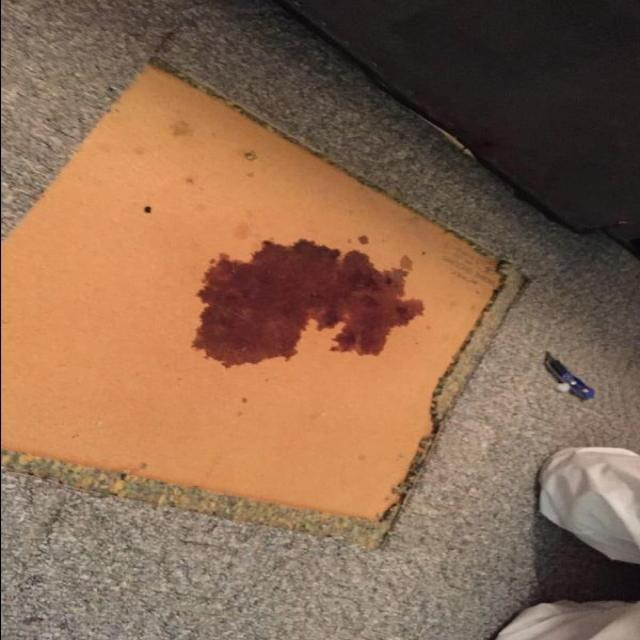
#> input picture images/test.jpg, 640 x 640 px
$ python ellipse.py images/test.jpg
#> lines starting #> are read from the running program, lines starting #| are printed output that depends on the picture; after the words box and inside, x2 and y2 are one past the last pixel; in counts of white or black regions, pixels touching at a corner belong together
### preprocessing.py
import cv2
import numpy as np
import os

def preprocess_image(image_path: str, debug: bool = False) -> tuple:

    # ── 1. Load image ────────────────────────────────────────────────
#> called with image_path = 'images/test.jpg', debug = False
    original = cv2.imread(image_path)
#> original is the input picture: shape (640, 640, 3); mean B, G, R 80.4, 104.1, 137.6
    if original is None:
        raise FileNotFoundError(f"Could not load image at: {image_path}")

    print(f"[INFO] Image loaded: {image_path}")
    print(f"[INFO] Shape: {original.shape}  |  dtype: {original.dtype}")
#| [INFO] Shape: (640, 640, 3)  |  dtype: uint8

    # ── 2. Convert to grayscale ──────────────────────────────────────
    gray = cv2.cvtColor(original, cv2.COLOR_BGR2GRAY)
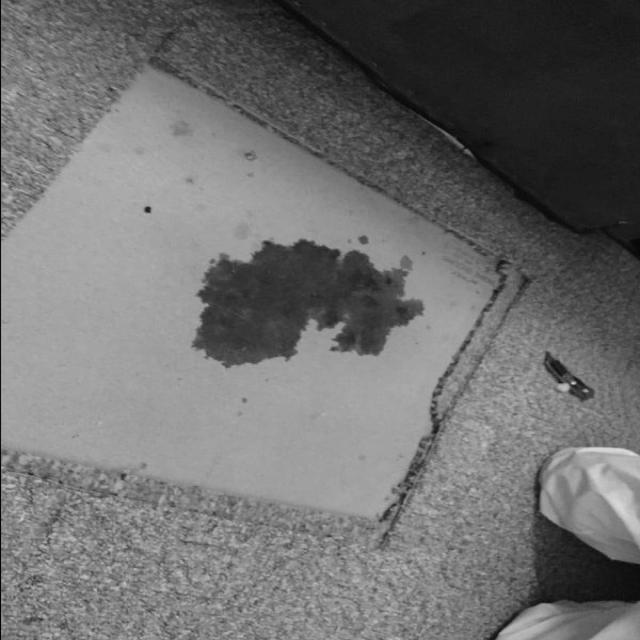
#> gray: shape (640, 640); min 0, max 223, mean 111.4

    # ── 3. Gaussian blur ─────────────────────────────────────────────
    blurred = cv2.GaussianBlur(gray, (5, 5), 0)

    # ── 4. Otsu threshold ────────────────────────────────────────────
    _, thresh = cv2.threshold(
        blurred, 0, 255,
        cv2.THRESH_BINARY_INV + cv2.THRESH_OTSU
    )
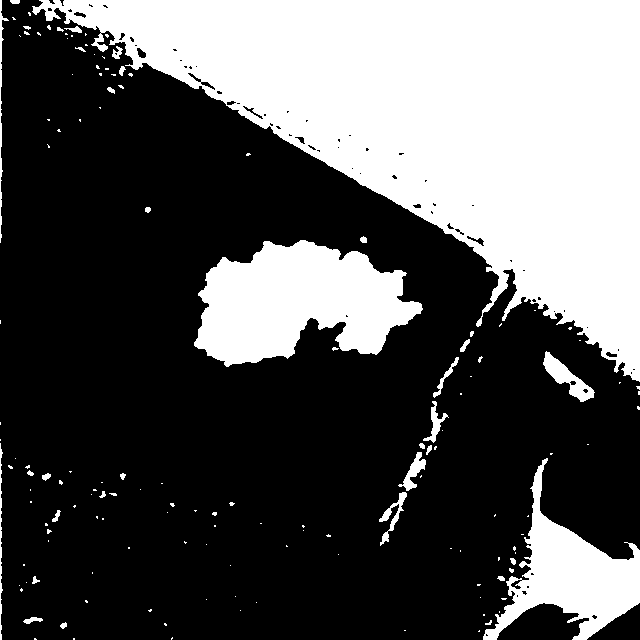
#> thresh: shape (640, 640); 34.3% white; 148 white regions (115 under 20 px), largest, box (x1, y1, x2, y2) and area: (32, 0, 640, 382) 106873, (194, 240, 423, 367) 18818, (483, 458, 640, 640) 10148

    # ── 5. Morphological operations (IMPROVED) ───────────────────────
    kernel_small = cv2.getStructuringElement(cv2.MORPH_ELLIPSE, (3, 3))
    kernel_big   = np.ones((5, 5), np.uint8)

    # remove noise
    opened = cv2.morphologyEx(thresh, cv2.MORPH_OPEN, kernel_small, iterations=1)
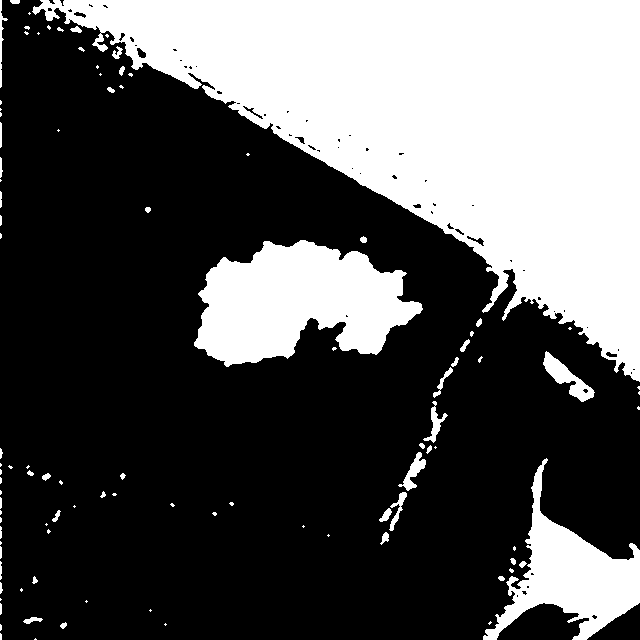
#> opened: shape (640, 640); 34.1% white; 102 white regions (57 under 20 px), largest, box (x1, y1, x2, y2) and area: (32, 0, 640, 382) 106751, (194, 240, 423, 367) 18803, (483, 458, 640, 640) 10064

    # close gaps (important for merging stain fragments)
    closed = cv2.morphologyEx(opened, cv2.MORPH_CLOSE, kernel_big, iterations=2)
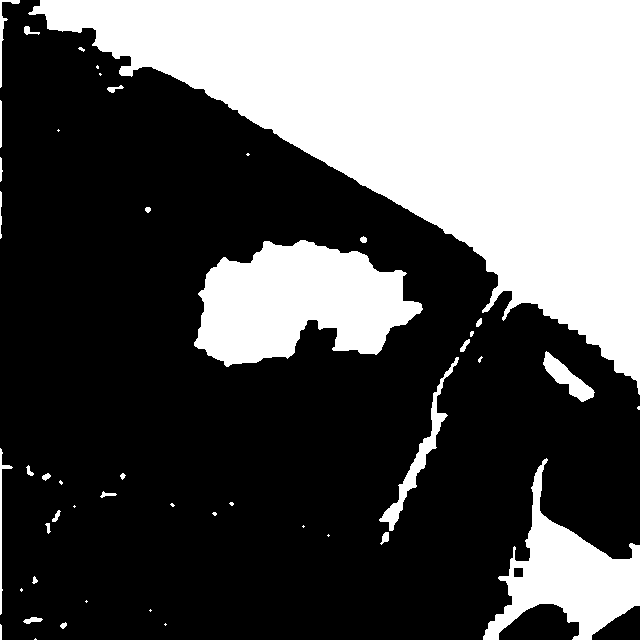
#> closed: shape (640, 640); 35% white; 47 white regions (20 under 20 px)

    binary = closed

    # ── 6. Debug output ──────────────────────────────────────────────
    if debug:
        os.makedirs("debug_output", exist_ok=True)
        cv2.imwrite("debug_output/1_gray.png", gray)
        cv2.imwrite("debug_output/2_blurred.png", blurred)
        cv2.imwrite("debug_output/3_thresh.png", thresh)
        cv2.imwrite("debug_output/4_binary.png", binary)
        print("[DEBUG] Intermediate images saved")

    return original, gray, binary


# ── Quick test ───────────────────────────────────────────────────────
# [14 lines that do not run on import are left out]

### segmentation.py
import cv2
import numpy as np
import os

def detect_stains(original: np.ndarray, binary: np.ndarray,
                  min_area: int = 100, debug: bool = False) -> tuple:

    # ── 1. Find all contours ────
#> called with min_area = 100, debug = False
    contours, _ = cv2.findContours(
        binary,
        cv2.RETR_EXTERNAL,
        cv2.CHAIN_APPROX_SIMPLE
    )
#> contours = 47 contours, 23 with area under 20; largest, box (x1, y1, x2, y2) and area: (28, 0, 640, 395) 108166, (194, 240, 423, 367) 18798, (483, 458, 640, 640) 10546, (379, 357, 459, 531) 1430, (543, 351, 595, 402) 882
    print(f"[INFO] Total raw contours found: {len(contours)}")
#| [INFO] Total raw contours found: 47

    # ── 2. Filter small contours ─────────────
    # Anything below min_area pixels is likely noise, not a real stain
    contours_filtered = [c for c in contours if cv2.contourArea(c) >= min_area]
#> contours_filtered = 7 contours; box (x1, y1, x2, y2) and area: (28, 0, 640, 395) 108166, (194, 240, 423, 367) 18798, (483, 458, 640, 640) 10546, (379, 357, 459, 531) 1430, (543, 351, 595, 402) 882, (0, 448, 13, 615) 200, (0, 0, 20, 88) 165
    print(f"[INFO] Contours after filtering (min_area={min_area}): {len(contours_filtered)}")
#| [INFO] Contours after filtering (min_area=100): 7

    # ── 3. Draw contours on a copy of the original ────────────────
    output_image = original.copy()

    for i, contour in enumerate(contours_filtered):
        area = cv2.contourArea(contour)

        # Draw contour boundary in green
        cv2.drawContours(output_image, [contour], -1, (0, 255, 0), 2)

        # Label each stain with its index and area
        M = cv2.moments(contour)
        if M["m00"] != 0:
            cx = int(M["m10"] / M["m00"])
            cy = int(M["m01"] / M["m00"])
            cv2.putText(
                output_image,
                f"#{i+1}",
                (cx - 10, cy),
                cv2.FONT_HERSHEY_SIMPLEX,
                0.4, (0, 255, 255), 1
            )

        print(f"  Stain #{i+1}: area = {area:.1f} px²")
#> this loop made 7 passes
#> (area, cx, cy) on passes 1 to 7: (10546.5, 568, 576), (199.5, 1, 520), (1430.5, 417, 458), (882, 567, 378), (18798.5, 298, 302), (108166.5, 440, 121), (165, 3, 29)
#> (printed output is left out)
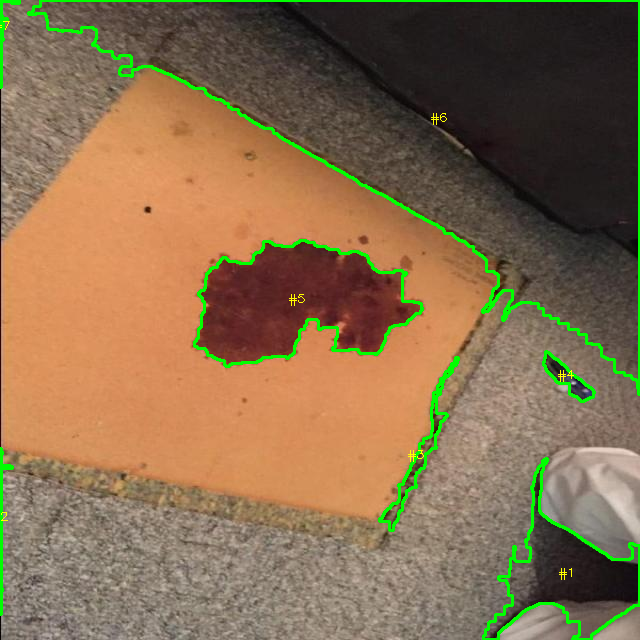
#> output_image: shape (640, 640, 3); 3.22% of pixels changed, all inside (x1, y1, x2, y2) = (0, 0, 640, 640)

    # ── 4. Debug output ────────────────────────────────────────────────────────
    if debug:
        os.makedirs("debug_output", exist_ok=True)
        cv2.imwrite("debug_output/5_contours.png", output_image)
        print("[DEBUG] Contour image saved to debug_output/5_contours.png")

    return contours_filtered, output_image


# ── Quick test ─────────────────────────────────────────────────────────────────
# [31 lines that do not run on import are left out]

### ellipse.py
import cv2
import numpy as np
import os
import math


# ── Line intersection helper ─────────────────────────────────────────
def line_intersection(p1, p2, p3, p4):
    x1, y1 = p1
    x2, y2 = p2
    x3, y3 = p3
    x4, y4 = p4

    denom = (x1-x2)*(y3-y4) - (y1-y2)*(x3-x4)
    if denom == 0:
        return None

    px = ((x1*y2 - y1*x2)*(x3-x4) - (x1-x2)*(x3*y4 - y3*x4)) / denom
    py = ((x1*y2 - y1*x2)*(y3-y4) - (y1-y2)*(x3*y4 - y3*x4)) / denom

    return int(px), int(py)


# ── Main function ────────────────────────────────────────────────────
def fit_ellipses(original: np.ndarray, contours: list,
                 debug: bool = False) -> tuple:

    output_image = original.copy()
    ellipse_data = []

    skipped = 0
    lines = []

    for i, contour in enumerate(contours):

        if len(contour) < 5:
            skipped += 1
            continue

        ellipse = cv2.fitEllipse(contour)
        (cx, cy), (minor, major), angle = ellipse

        # Skip invalid
        if major < 1 or minor < 1:
            skipped += 1
            continue

        # Ensure major > minor
        if minor > major:
            minor, major = major, minor
            angle += 90

        #  Skip circular stains (no direction)
        if minor / major > 0.9:
            continue

        #  Angle of Impact
        ratio = min(1.0, minor / major)
        impact_angle = math.degrees(math.asin(ratio))

        #  Direction (BACKWARD)
        dx = math.cos(math.radians(angle))
        dy = math.sin(math.radians(angle))

        dx = -dx
        dy = -dy

        #  Trajectory
        length = 200
        x1, y1 = int(cx), int(cy)
        x2 = int(cx + length * dx)
        y2 = int(cy + length * dy)

        lines.append(((x1, y1), (x2, y2)))

        # Draw line
        cv2.line(output_image, (x1, y1), (x2, y2), (0, 0, 255), 2)

        # Store data
        ellipse_data.append({
            "id": i + 1,
            "center": (x1, y1),
            "major": round(major, 2),
            "minor": round(minor, 2),
            "angle": round(angle, 2),
            "angle_of_impact": round(impact_angle, 2),
            "direction": (round(dx, 3), round(dy, 3)),
            "ellipse_raw": ellipse
        })

        # Draw ellipse
        cv2.ellipse(output_image, ellipse, (255, 255, 0), 2)

        # Draw center
        cv2.circle(output_image, (x1, y1), 5, (0, 255, 255), -1)

        # Label
        cv2.putText(
            output_image,
            f"#{i+1}",
            (x1 + 6, y1 - 6),
            cv2.FONT_HERSHEY_SIMPLEX,
            0.5, (255, 255, 255), 1
        )

    # ── Compute intersections ──────────────────────────────────────
    intersection_points = []

    for i in range(len(lines)):
        for j in range(i + 1, len(lines)):
            p = line_intersection(
                lines[i][0], lines[i][1],
                lines[j][0], lines[j][1]
            )
            if p is not None:
                intersection_points.append(p)

    #  Compute origin
    if len(intersection_points) > 0:
        avg_x = int(sum(p[0] for p in intersection_points) / len(intersection_points))
        avg_y = int(sum(p[1] for p in intersection_points) / len(intersection_points))

        cv2.circle(output_image, (avg_x, avg_y), 8, (0, 0, 255), -1)
        cv2.putText(output_image, "Origin",
                    (avg_x + 5, avg_y - 5),
                    cv2.FONT_HERSHEY_SIMPLEX,
                    0.5, (0, 0, 255), 2)

    # ── Logs ─────────────────────────────────────────────────────────
    print(f"[INFO] Ellipses fitted : {len(ellipse_data)}")
    print(f"[INFO] Skipped         : {skipped}")

    print(f"\n{'ID':>4} {'Center':>18} {'Major':>8} {'Minor':>8} {'Angle':>8} {'Impact':>8}")
    print("-" * 70)

    for e in ellipse_data:
        print(f"#{e['id']:>3}  {str(e['center']):>18}  "
              f"{e['major']:>8.1f}  {e['minor']:>8.1f}  "
              f"{e['angle']:>8.1f}°  {e['angle_of_impact']:>8.1f}°")

    # Debug save
    if debug:
        os.makedirs("debug_output", exist_ok=True)
        cv2.imwrite("debug_output/final_reconstruction.png", output_image)
        print("\n[DEBUG] Final reconstruction saved")

    return ellipse_data, output_image


# ── Test ─────────────────────────────────────────────────────────────
if __name__ == "__main__":
    import sys
    from preprocessing import preprocess_image
    from segmentation import detect_stains

    image_path = sys.argv[1] if len(sys.argv) > 1 else "test_image.jpg"

    original, gray, binary = preprocess_image(image_path, debug=False)

    # Important: low min_area for small stains
    contours, _ = detect_stains(original, binary, min_area=100, debug=False)
#> contours has the same summary as contours_filtered in detect_stains

    ellipse_data, output = fit_ellipses(original, contours, debug=True)
#> the loop in fit_ellipses, `for i, contour in enumerate(contours): ` made 7 passes
#> (cx, cy, minor, major, angle, ratio, impact_angle, dx) on passes 1 to 7: (560.8, 564.8, 130.3, 184.6, 9.3, 0.706, 44.89, -0.987), (2.57, 524.7, 20.14, 151.8, 1.96, 0.133, 7.62, -0.999), (422.6, 442.5, 22.19, 178.4, 23.88, 0.124, 7.15, -0.914), (567.1, 378.3, 18.75, 70.28, 131.7, 0.267, 15.48, 0.665), (296.1, 302.6, 115.2, 236.7, 84.45, 0.487, 29.13, -0.0966), (604.2, 255.5, 196.9, 565.3, 134.6, 0.348, 20.38, 0.702), (2.14, -0.815, 24.1, 31.35, 39.56, 0.769, 50.24, -0.771)
#> after the loop in fit_ellipses, `for i, contour in enumerate(contours):`:
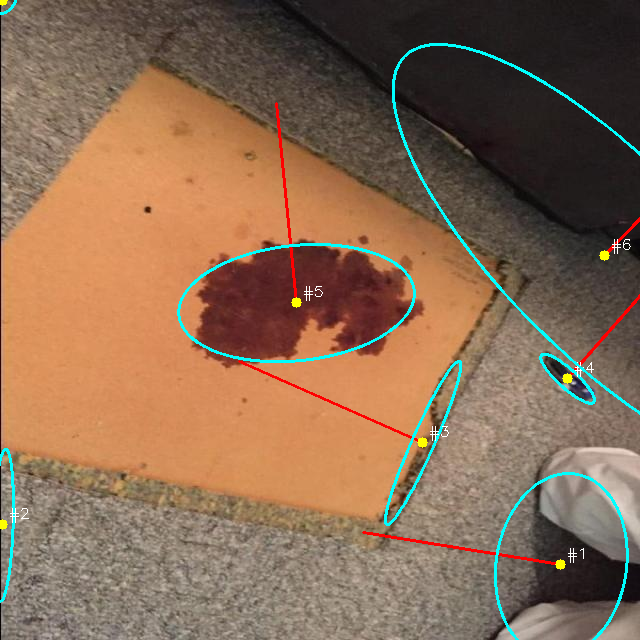
#> output_image: shape (640, 640, 3); 2.46% of pixels changed, all inside (x1, y1, x2, y2) = (0, 0, 640, 640)
#> after the loop in fit_ellipses, `for i, contour in enumerate(contours):`: ellipse_data = 7 items; lines = [((560, 564), (363, 532)), ((2, 524), (-197, 517)), ((422, 442), (239, 361)), ((567, 378), (700, 228)), ((296, 302), (276, 103)), ((604, 255), (744, 113)), ((2, 0), (-152, -128))]; skipped = 0
#> the loop in fit_ellipses, `for i in range(len(lines)):` made 7 passes
#> after the loop in fit_ellipses, `for i in range(len(lines)):`: intersection_points = [(399, 537), (777, 599), (421, 541), (318, 524), (335, 527), (709, 588), (659, 547), (424, 538), (319, 535), (327, 535), (660, 547), (485, 470), (304, 390), (420, 441), (661, 547), (330, 644), (1319, -471), (520, 430), (320, 542), (289, 239), (471, 389)]
#> in fit_ellipses, `avg_x = int(sum(p[0] for p in intersection_points) / len(intersection_..`: avg_x = 498
#> in fit_ellipses, `avg_y = int(sum(p[1] for p in intersection_points) / len(intersection_..`: avg_y = 459
#> in fit_ellipses, `cv2.putText(output_image, "Origin", (avg_x + 5, avg_y - 5), cv2.FONT_H..`:
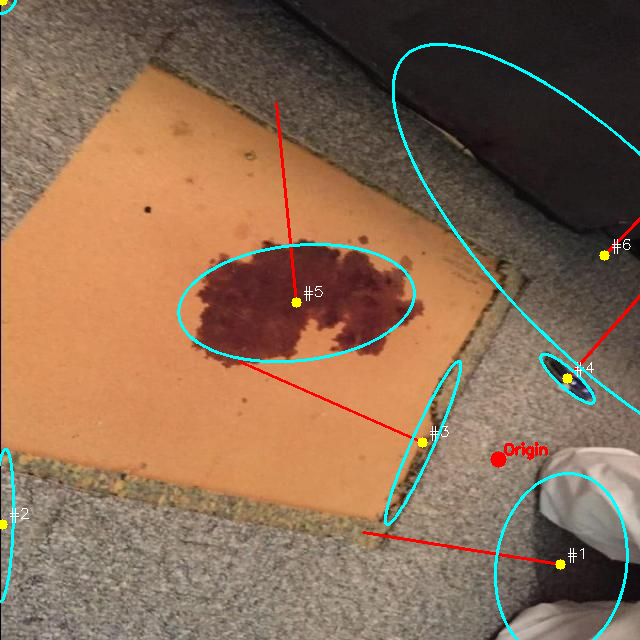
#> output_image: shape (640, 640, 3); mean B, G, R 83.1, 106.5, 136.5
#| [INFO] Ellipses fitted : 7
#| [INFO] Skipped         : 0
#> the loop in fit_ellipses, `for e in ellipse_data:` made 7 passes
#| #  1          (560, 564)     184.6     130.3       9.3°      44.9°
#| #  2            (2, 524)     151.8      20.1       2.0°       7.6°
#| #  3          (422, 442)     178.4      22.2      23.9°       7.2°
#| #  4          (567, 378)      70.3      18.8     131.7°      15.5°
#| #  5          (296, 302)     236.7     115.2      84.5°      29.1°
#> (further printed lines are left out)
#> ellipse_data = 7 items

    # Display
    h, w = output.shape[:2]
    scale = 700 / max(h, w)
    display = cv2.resize(output, (int(w*scale), int(h*scale)))

    cv2.namedWindow("Reconstruction Output", cv2.WINDOW_NORMAL)
    cv2.imshow("Reconstruction Output", display)
    cv2.waitKey(0)
    cv2.destroyAllWindows()

$ run again, on public/blood-bg.jpg
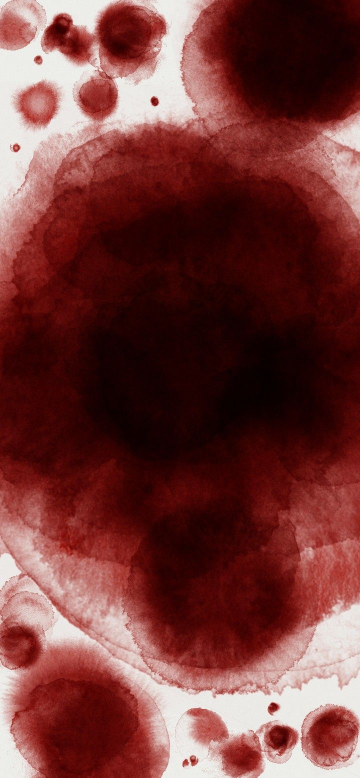
#> input picture public/blood-bg.jpg, 720 x 1555 px (shown at 1/2 size)
#> in preprocess_image, original is the input picture: shape (1555, 720, 3); mean B, G, R 56.2, 58.3, 115.6
#| [INFO] Shape: (1555, 720, 3)  |  dtype: uint8
#> thresh: shape (1555, 720); 71.9% white; 78 black regions (61 under 20 px), largest, box (x1, y1, x2, y2) and area: (0, 983, 720, 1555) 180904, (0, 0, 465, 562) 117800, (590, 221, 720, 464) 14856
#> opened: shape (1555, 720); 71.8% white; 69 black regions (55 under 20 px), largest, box (x1, y1, x2, y2) and area: (0, 983, 720, 1555) 181409, (0, 0, 465, 562) 118285, (590, 221, 720, 464) 14911
#> closed: shape (1555, 720); 72.5% white; 10 black regions
#> in detect_stains, `contours, _ = cv2.findContours( binary, cv2.RETR_EXTERNAL, cv2.CHAIN_A..`: contours = 39 contours, 16 with area under 20; largest, box (x1, y1, x2, y2) and area: (0, 0, 720, 1354) 720028, (25, 1309, 316, 1555) 50695, (194, 8, 331, 136) 11682, (612, 1418, 720, 1513) 6466, (0, 1240, 85, 1338) 5536
#| [INFO] Total raw contours found: 39
#> contours_filtered = 17 contours; largest, box (x1, y1, x2, y2) and area: (0, 0, 720, 1354) 720028, (25, 1309, 316, 1555) 50695, (194, 8, 331, 136) 11682, (612, 1418, 720, 1513) 6466, (0, 1240, 85, 1338) 5536
#| [INFO] Contours after filtering (min_area=100): 17
#> the loop in detect_stains, `for i, contour in enumerate(contours_filtered):` made 17 passes
#> (area, cx, cy) on passes 1 to 8: (140, 379, 1522), (3398, 483, 1515), (139.5, 441, 1466), (2244.5, 561, 1476), (6466, 662, 1464), (236.5, 546, 1414), (50695, 168, 1445), (5536.5, 41, 1290)
#> (printed output is left out)
#> `contours, _ = detect_stains(original, binary, min_area=100, debug=False)`: contours has the same summary as contours_filtered in detect_stains
#> the loop in fit_ellipses, `for i, contour in enumerate(contours): ` made 17 passes
#> (cx, cy, minor, major, angle, ratio, impact_angle, dx) on passes 1, 2, 3, 5, 6, 7, 8: (379.7, 1523, 10.65, 24.21, 84.44, 0.44, 26.09, -0.0969), (482.8, 1515, 61.16, 74.89, 98.73, 0.817, 54.75, 0.152), (440.5, 1465.7, 12.89, 21.18, 113.5, 0.608, 37.48, 0.398), (663.4, 1464.1, 80.44, 105.6, 49.77, 0.761, 49.59, -0.646), (546.1, 1414.8, 15.44, 19.93, 54.28, 0.775, 50.77, -0.584), (172.9, 1462.7, 233.8, 324.1, 144.6, 0.721, 46.16, 0.815), (40.44, 1289.9, 73.41, 100.9, 142.1, 0.728, 46.68, 0.79)
#> after the loop in fit_ellipses, `for i, contour in enumerate(contours):`:
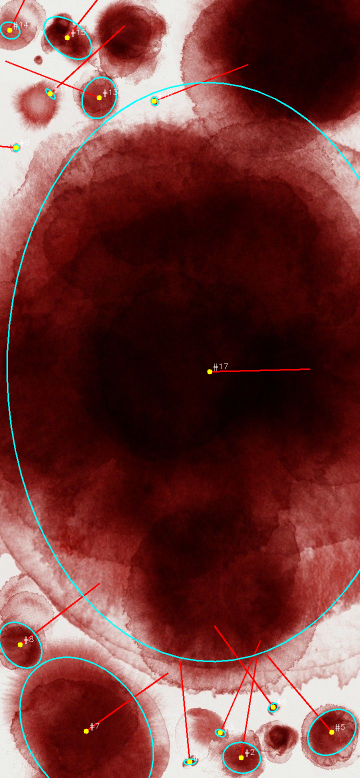
#> output_image: shape (1555, 720, 3) (shown at 1/2 size); 2.02% of pixels changed, all inside (x1, y1, x2, y2) = (0, 0, 720, 1555)
#> after the loop in fit_ellipses, `for i, contour in enumerate(contours):`: ellipse_data = 14 items; skipped = 0
#> the loop in fit_ellipses, `for i in range(len(lines)):` made 14 passes
#| [INFO] Ellipses fitted : 14
#| [INFO] Skipped         : 0
#> the loop in fit_ellipses, `for e in ellipse_data:` made 14 passes
#| #  1         (379, 1523)      24.2      10.7      84.4°      26.1°
#| #  2         (482, 1515)      74.9      61.2      98.7°      54.8°
#| #  3         (440, 1465)      21.2      12.9     113.5°      37.5°
#| #  5         (663, 1464)     105.6      80.4      49.8°      49.6°
#| #  6         (546, 1414)      19.9      15.4      54.3°      50.8°
#> (further printed lines are left out)
#> `display = cv2.resize(output, (int(w*scale), int(h*scale)))`:
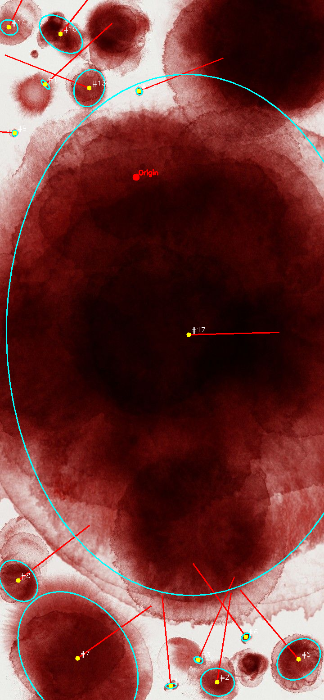
#> display: shape (700, 324, 3); mean B, G, R 57.5, 59.8, 114.3
